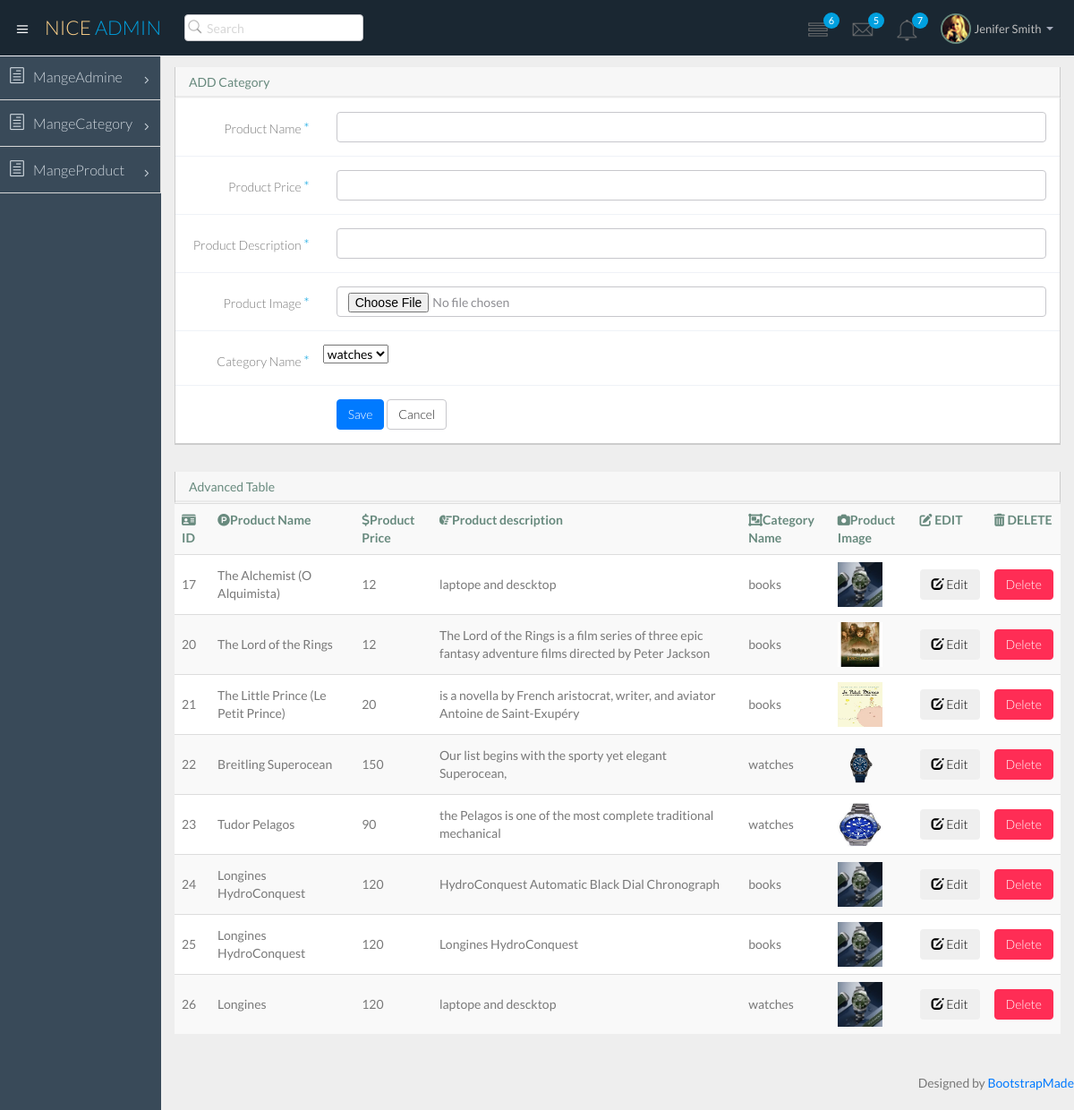
Screenshot of /admine/manage_product.php (signed in) with the database file from the repository.
### tables this page shows
CREATE TABLE `productpro` (
  `pro_id` int(3) NOT NULL,
  `pro_name` varchar(50) NOT NULL,
  `pro_price` int(15) NOT NULL,
  `pro_image` text NOT NULL,
  `pro_desc` varchar(150) NOT NULL,
  `cat_id` int(11) NOT NULL
);

CREATE TABLE `categorypro` (
  `cat_id` int(3) NOT NULL,
  `cat_name` varchar(50) NOT NULL,
  `cat_image` text NOT NULL
);

### admine/manage_product.php (the view, shortened to what this page needs)
<?php
include("include/connection.php");
?>
<?php include("include/header.php"); ?>
<section id="main-content">
      <section class="wrapper">
  <div class="row">
          <div class="col-lg-12">
            <section class="panel">
              <header class="panel-heading">
                ADD Category
              </header>
              <div class="panel-body">
                <div class="form">
                  <form class="form-validate form-horizontal" method="POST" action="" enctype="multipart/form-data">
                    <div class="form-group ">
                      <label for="cname" class="control-label col-lg-2">Product Name <span class="required">*</span></label>
                      <div class="col-lg-10">
                        <input class="form-control" id="caname" name="product_name"  type="text" required />
                      </div>
                    </div>
                    <div class="form-group ">
                      <label for="cname" class="control-label col-lg-2">Product Price <span class="required">*</span></label>
                      <div class="col-lg-10">
                        <input class="form-control" id="caname" name="product_price"  type="text" required />
                      </div>
                    </div>
                    <div class="form-group ">
                      <label for="cname" class="control-label col-lg-2">Product Description <span class="required">*</span></label>
                      <div class="col-lg-10">
                        <input class="form-control" id="caname" name="product_desc"  type="text" required />
                      </div>
                    </div>
                    <div class="form-group ">
                      <label  class="control-label col-lg-2">Product Image <span class="required">*</span></label>
                      <div class="col-lg-10">
                        <input class="form-control " id="caimage" type="file" name="product_image" required />
                      </div>
                    </div>
                    <div class="form-group">
                    <label class="control-label col-lg-2">Category Name <span class="required">*</span></label>
                     <select  name='catogrypro_name' >
                      <?php
                       $query = "select * from categorypro" ;
                       $result=mysqli_query($conn,$query);
                       while ($category=mysqli_fetch_assoc($result)) {
                       echo "<option class='form-control'  value='{$category['cat_id']}' >{$category['cat_name']}</option>";
                      }
                      ?>
                    "</select>
                    </div>
                    <div class="form-group">
                      <div class="col-lg-offset-2 col-lg-10">
                        <button class="btn btn-primary" type="submit" name="save">Save</button>
                        <button class="btn btn-default" type="button">Cancel</button>
                      </div>
                    </div>
                  </form>
                </div>
              </div>
            </section>
          </div>
        </div>
        <div class="row">
          <div class="col-lg-12">
            <section class="panel">
              <header class="panel-heading">
                Advanced Table
              </header>
              <table class="table table-striped table-advance table-hover">
                <tbody>
                  <tr>
                  	 <th><i class="fas fa-id-card"></i> ID</th>
                    <th><i class="fab fa-product-hunt"></i>Product Name</th>
                   <th><i class="fas fa-dollar-sign"></i>Product Price</th>
                   <th><i class="fas fa-hand-point-right"></i>Product description</th>
                   <th><i class="fas fa-object-group"></i>Category Name</th>
                    <th><i class="fas fa-camera"></i>Product Image</th>
                    <th><i class="fas fa-edit"></i> EDIT</th>
                    <th><i class="fas fa-trash-alt"></i></i> DELETE</th>
                  </tr>
                  <tr>
                          <?php
                           $query  = "select * from productpro inner join categorypro on categorypro.cat_id =productpro.cat_id";
                           $result=mysqli_query($conn,$query);
                           while ($productpro=mysqli_fetch_assoc($result)) {?>
                    <td ><?php echo $productpro['pro_id'];?></td>
                    <td id="jname<?php echo $productpro['pro_id']; ?>"><?php echo $productpro['pro_name'] ?></td>
                    <td id="jprice<?php echo $productpro['pro_id']; ?>"><?php echo $productpro['pro_price'] ?></td>
                    <td id="jdesc<?php echo $productpro['pro_id']; ?>"><?php echo $productpro['pro_desc'] ?></td>
                    <td id="jcatnam<?php echo $productpro['pro_id']; ?>"><?php echo $productpro['cat_name'] ?></td>
                   <td>
                      <img id="imgvalue<?php echo $productpro['pro_id'] ?>" height="50" width="50" src='<?php echo "uploadproduct/{$productpro['pro_image']}"; ?>'>
                              </td>
                    <td>  <button type="button"  class="btn btn-secondary mb-1 edit" data-toggle="modal" data-target="#smallmodal"
                    value="<?php echo $productpro['pro_id']; ?>" >
                          <span class="glyphicon glyphicon-edit"></span>
                           Edit </button>
                          </td>
                    <td> <?php echo "<a href='manage_product.php?delete={$productpro['pro_id']}' class='btn btn-danger'>Delete</a>";?></td>
                  </tr>
                  <?php  } ?>
                </tbody>
              </table>
            </section>
          </div>
        </div>
    </section></section>
<?php include("include/footer.php"); ?>

### rows the page displays
productpro: pro_id "17", pro_name "The Alchemist (O Alquimista)", pro_price "12", pro_desc "laptope and descktop", cat.cat_name "books", pro_image (picture)
productpro: pro_id "20", pro_name "The Lord of the Rings", pro_price "12", pro_desc "The Lord of the Rings is a film series of three epic fantasy adventure films directed by Peter Jackson", cat.cat_name "books", pro_image (picture)
productpro: pro_id "21", pro_name "The Little Prince (Le Petit Prince)", pro_price "20", pro_desc "is a novella by French aristocrat, writer, and aviator Antoine de Saint-Exupéry", cat.cat_name "books", pro_image (picture)
productpro: pro_id "22", pro_name "Breitling Superocean", pro_price "150", pro_desc "Our list begins with the sporty yet elegant Superocean,", cat.cat_name "watches", pro_image (picture)
productpro: pro_id "23", pro_name "Tudor Pelagos", pro_price "90", pro_desc "the Pelagos is one of the most complete traditional mechanical", cat.cat_name "watches", pro_image (picture)
productpro: pro_id "24", pro_name "Longines HydroConquest", pro_price "120", pro_desc "HydroConquest Automatic Black Dial Chronograph", cat.cat_name "books", pro_image (picture)
productpro: pro_id "25", pro_name "Longines HydroConquest", pro_price "120", pro_desc "Longines HydroConquest", cat.cat_name "books", pro_image (picture)
productpro: pro_id "26", pro_name "Longines", pro_price "120", pro_desc "laptope and descktop", cat.cat_name "watches", pro_image (picture)

### other values shown
form field catogrypro_name "watches"
